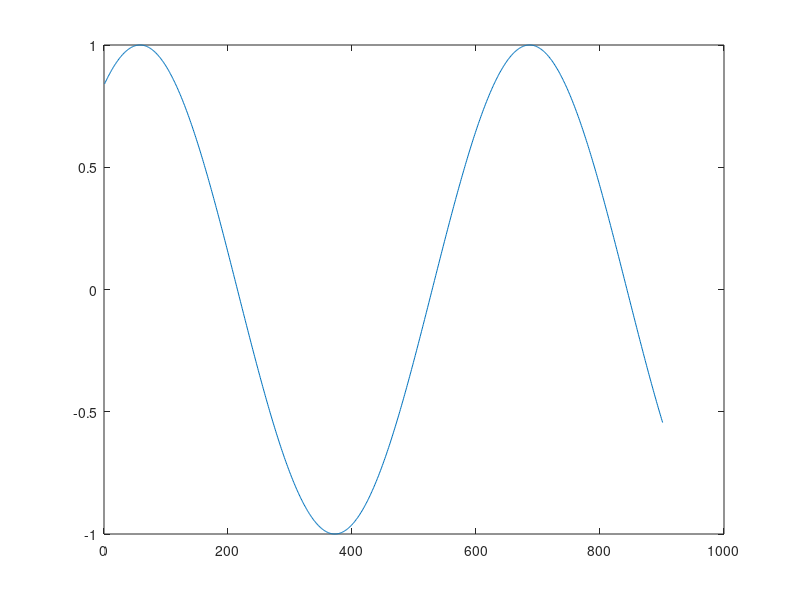

MATLAB code for this plot:
%% The extension "weihongliang233.code-block" requiers that the first line in the editor should not be the splitor.
1+1

%**%
disp("This is the 2th block")

%**%
disp("This is the 3rd block")

%**%
plot(sin([1:0.01:10]))